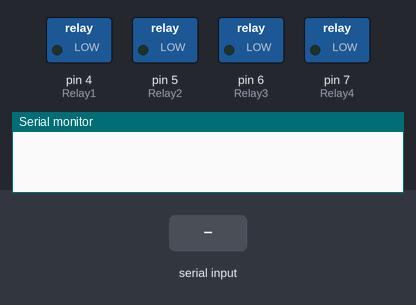
Bench run of a sketch on a simulated Arduino Uno, built with avr-gcc and run on an emulated ATmega328P. Shown: switched loads named in the sketch (green lamp = pin HIGH), the last lines printed to the serial monitor. The inputs (shaded band) are chosen by the test bench.

Above: at 3.2 s.
3.3 s: "1\n" received over the second serial link
At 5.2 s:
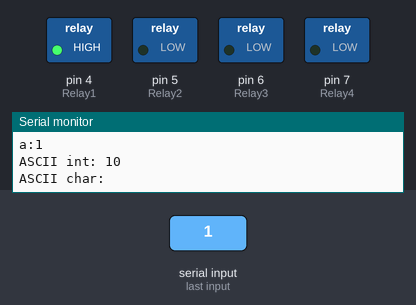
5.5 s: "2\n" received over the second serial link
At 6.8 s:
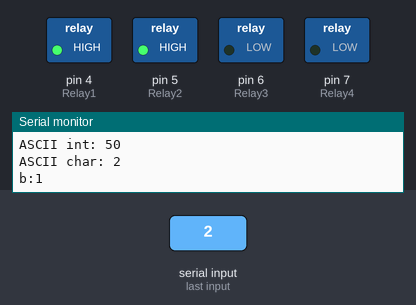
7.5 s: "3\n" received over the second serial link
At 8.4 s:
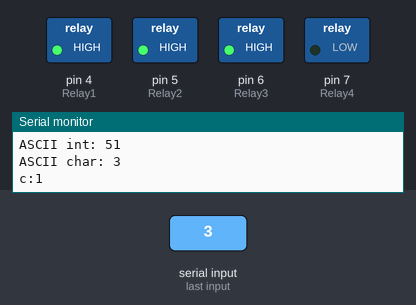
9.5 s: "1\n" received over the second serial link
At 11.1 s:
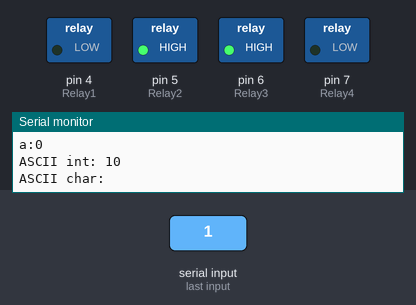
11.5 s: "2\n" received over the second serial link
At 12.7 s:
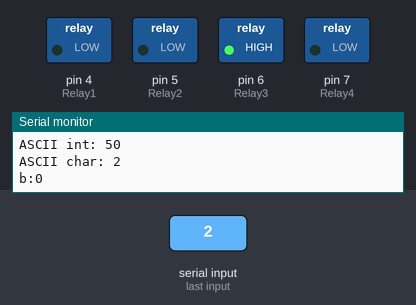
Timing chart, 0 to 14.5 s (numbered marks = the images above; inputs shaded):
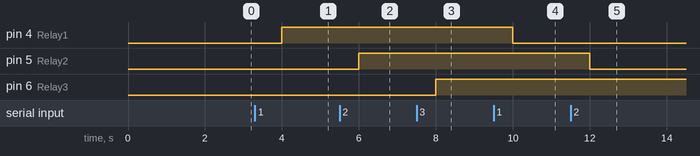

Measured:
- after the input at 3.3 s, pin 4 (Relay1): LOW → HIGH after 0.70 s
- after the input at 5.5 s, pin 5 (Relay2): LOW → HIGH after 0.50 s
- after the input at 7.5 s, pin 6 (Relay3): LOW → HIGH after 0.50 s
- after the input at 9.5 s, pin 4 (Relay1): HIGH → LOW after 0.50 s
- after the input at 11.5 s, pin 5 (Relay2): HIGH → LOW after 0.50 s

The sketch:

Arduino_BT.ino
```cpp
#include <SoftwareSerial.h>
String data;                          //Variable for storing received data
SoftwareSerial mySerial(3, 2);

int Relay1 = 4;
int Relay2 = 5;
int Relay3 = 6;
int Relay4 = 7;
String dat;
int a,b,c,d;

void setup() {
  Serial.begin(9600);
  // BT serial connection setup
  mySerial.begin(9600);

  pinMode(Relay1, OUTPUT);
  pinMode(Relay2, OUTPUT);
  pinMode(Relay3, OUTPUT);
  pinMode(Relay4, OUTPUT);

  digitalWrite(Relay1, LOW); a = 0;
  digitalWrite(Relay2, LOW); b = 0;
  digitalWrite(Relay3, LOW); c = 0;
  digitalWrite(Relay4, LOW); d = 0;

  delay(2000);
}

void loop() {

  if(mySerial.available() > 0)             // receives data from app
   {
    int data = mySerial.read();           //Read the incoming data & store into data
    Serial.print("ASCII int: ");
    Serial.print(data);                 //Print Value in integer(ASCII data)
    Serial.print("\n");
    Serial.print("ASCII char: ");
    Serial.write(data);                 //Print Value in char (ASCII data)
    Serial.print("\n");

     if (data == 49 && a==0)
    {
      a = 1;
      digitalWrite(Relay1, HIGH);
      Serial.print ("a:");
      Serial.println (a);
     }
    else if (data == 49 && a==1 )
    {
      a = 0;
      digitalWrite(Relay1, LOW);
      Serial.print ("a:");
      Serial.println (a);
     }
     else if (data == 50 && b==0 )
    {
      b = 1;
      digitalWrite(Relay2, HIGH);
      Serial.print ("b:");
      Serial.println (b);
     }
     else if (data == 50 && b==1 )
    {
      b = 0;
      digitalWrite(Relay2, LOW);
      Serial.print ("b:");
      Serial.println (b);
     }
     else if (data == 51 && c==0 )
    {
      c = 1;
      digitalWrite(Relay3, HIGH);
      Serial.print ("c:");
      Serial.println (c);
     }
     else if (data == 51 && c==1 )
    {
      c = 0;
      digitalWrite(Relay3, LOW);
      Serial.print ("c:");
      Serial.println (c);
     }
     else if (data == 52 && d==0 )
    {
      d = 1;
      digitalWrite(Relay4, HIGH);
      Serial.print ("d:");
      Serial.println (d);
     }
     else if (data == 52 && d==1 )
    {
      d = 0;
      digitalWrite(Relay4, LOW);
      Serial.print ("d:");
      Serial.println (d);
    }

   }
  delay(1000);
}
```
